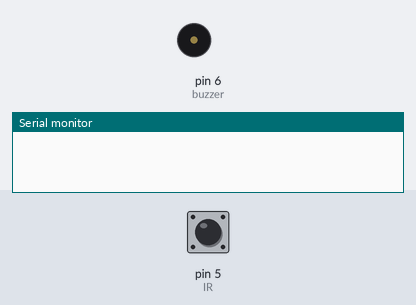
The sketch below on a simulated Arduino Uno, built with avr-gcc and run on an emulated ATmega328P. Shown: buzzer (waves = sounding, pin HIGH), the last lines printed to the serial monitor. The inputs (shaded band) are chosen by the test bench; at power-on: pin 5 (IR) HIGH.

Above: at 1.2 s.
1.3 s: pin 5 (IR) pulsed LOW 5 times (0.12 s each, 0.3 s apart)
At 1.65 s:
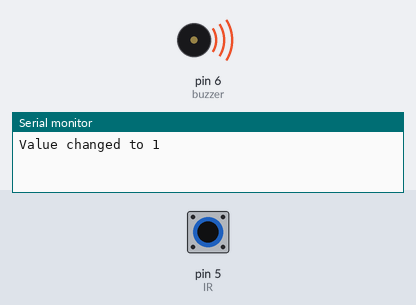
At 3.7 s:
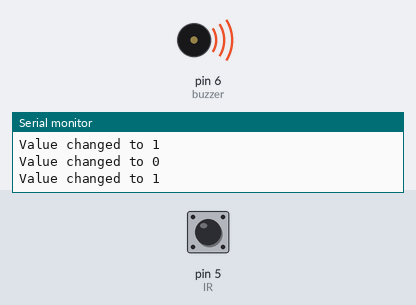
Timing chart, 0 to 5.2 s (numbered marks = the images above; inputs shaded):
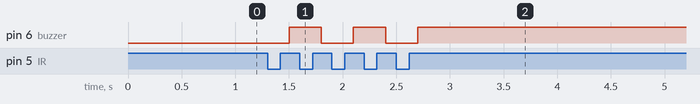

The sketch:

5-irsensor_buzzer.ino
```cpp
//int IR = 1;
//
//void setup() {
//  // put your setup code here, to run once:
//  pinMode(5,INPUT); //IR
//  pinMode(6,OUTPUT); //buzzer
//  Serial.begin(9600);
//
//}
//
//void loop() {
//  // put your main code here, to run repeatedly:
//  IR = digitalRead(5);
//  Serial.println(IR);
//
//  if(IR == 0){ //OBJ DETECTED
//    digitalWrite(6,HIGH);
//  }
//  else{
//    digitalWrite(6,LOW);
//  }
//  delay(100);
//}


int prevIR = 1;
int s = 0;

void setup() {
  // put your setup code here, to run once:
  pinMode(5,INPUT); //IR sensor , val dega arduino ko hence , arduino will take input
  pinMode(6,OUTPUT); //led
  Serial.begin(9600);
}

void loop() {
  // put your main code here, to run repeatedly:
  int IR = digitalRead(5);

  if (prevIR == 0 && IR == 1) {
    s = !s;
    Serial.print("Value changed to ");
    Serial.println(s);
  }

  if (s == 1) {
    digitalWrite(6, HIGH);
  }
  else {
    digitalWrite(6, LOW);
  }


  prevIR = IR;
  delay(100);
}


// obj detect led on
// obj not detect led stays on

// obj detect led off
// obj
```

Measured:
- after the input at 1.3 s, pin 6 (buzzer): alternates HIGH for 0.30 s and LOW for 0.30 s, 5 changes in all, then stays HIGH, starting after 0.20 s
